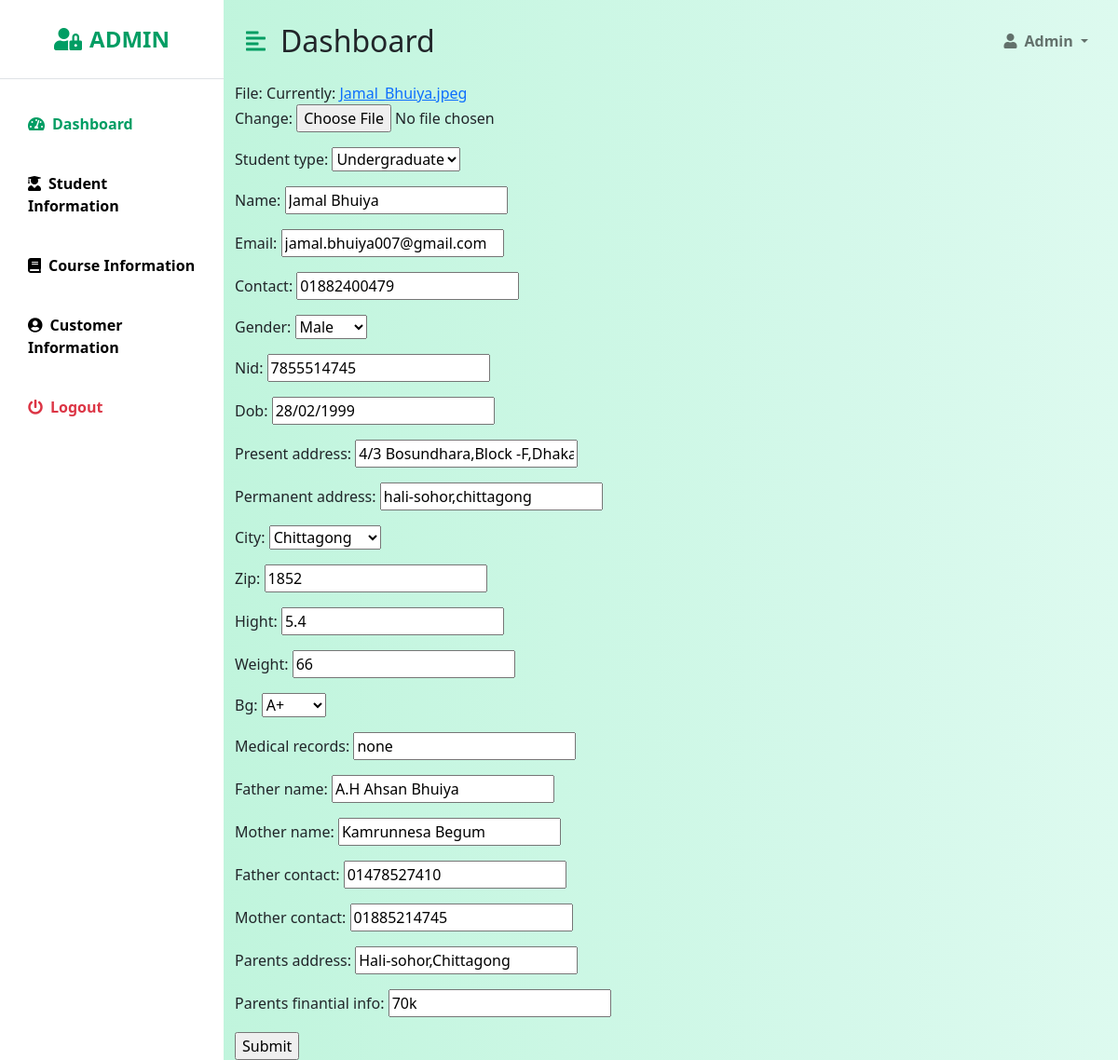
The page /updatestudent/1810001/ on the database its author committed.
### ekyc/models.py (models this page shows, shortened)
class Student(models.Model):
    STUDENT_TYPE = (
        ('Undergraduate', 'Undergraduate'),
        ('Graduate', 'Graduate'),
    )
    GENDER = (
        ('Male', 'Male'),
        ('Female', 'Female'),
        ('Others', 'Others'),
    )
    CITY = (
        ('Dhaka', 'Dhaka'),
        ('Chittagong', 'Chittagong'),
        ('Khulna', 'Khulna'),
        ('Rajshahi', 'Rajshahi'),
        ('Sylhet', 'Sylhet'),
        ('Mymensingh', 'Mymensingh'),
        ('Barisal', 'Barisal'),
        ('Rangpur', 'Rangpur'),
        ('Comilla', 'Comilla'),
        ('Narayanganj', 'Narayanganj'),
        ('Gazipur', 'Gazipur'),
    )
    BG = (
        ('A+', 'A+'),
        ('A-', 'A-'),
        ('B+', 'B+'),
        ('B-', 'B-'),
        ('O+', 'O+'),
        ('O-', 'O-'),
        ('AB+', 'AB+'),
        ('AB-', 'AB-'),
    )
    file = models.FileField(null = True)
    student_type = models.CharField(max_length=50, choices=STUDENT_TYPE, null=True)
    name = models.CharField(max_length=50, null=True)
    email = models.EmailField(null=True)
    contact = models.CharField(max_length=50, null=True)
    gender = models.CharField(max_length=50, choices=GENDER, null=True)
    nid = models.CharField(max_length=50, null=True)
    dob = models.CharField(max_length=50, null=True)
    present_address = models.CharField(max_length=50, null=True)
    permanent_address = models.CharField(max_length=50, null=True)
    city = models.CharField(max_length=50, choices=CITY, null=True)
    zip = models.CharField(max_length=50, null=True)
    hight = models.CharField(max_length=50, null=True)
    weight = models.CharField(max_length=50, null=True)
    bg = models.CharField(max_length=50, null=True, choices=BG)
    medical_records = models.CharField(max_length=50, null=True)
    father_name = models.CharField(max_length=50, null=True)
    mother_name = models.CharField(max_length=50, null=True)
    father_contact = models.CharField(max_length=50, null=True)
    mother_contact = models.CharField(max_length=50, null=True)
    parents_address = models.CharField(max_length=50, null=True)
    parents_finantial_info = models.CharField(max_length=50, null=True)

### ekyc/views.py (the view)
# urls.py: path('updatestudent/<str:pk>/',views.UpdateStudent,name='updatestudent'),
def UpdateStudent(request, pk):
    student = Student.objects.get(id=pk)
    form = StudentForm(instance=student)
    if request.method == 'POST':
        form = StudentForm(request.POST, request.FILES, instance=student)
        if form.is_valid():
            form.save()
            return redirect('viewstudent')
    context = {'form':form}
    return render(request,'add_student.html', context)

### ekyc/forms.py
class StudentForm(ModelForm):
    class Meta:
        model = Student
        fields = '__all__'

### templates/add_student.html (shortened to what this page needs)
{% load static %}
<!DOCTYPE html>
<html lang="en">
<head>
    <link href="https://cdn.jsdelivr.net/npm/bootstrap@5.0.0-beta3/dist/css/bootstrap.min.css" rel="stylesheet" />
    <link rel="stylesheet" href="https://cdnjs.cloudflare.com/ajax/libs/font-awesome/5.15.3/css/all.min.css" />
    <link rel="stylesheet" href="/static/styles.css" />
</head>
<body>
 <div class="d-flex" id="wrapper">
        <div class="bg-white" id="sidebar-wrapper">
            <div class="sidebar-heading text-center py-4 primary-text fs-4 fw-bold text-uppercase border-bottom"><i
                    class="fas fa-user-lock me-2"></i>Admin</div>
            <div class="list-group list-group-flush my-3">
                <a href="{% url 'dashboard' %}" class="list-group-item list-group-item-action bg-transparent second-text active"><i
                        class="fas fa-tachometer-alt me-2"></i>Dashboard</a>
                    <a href="{% url 'viewstudent' %}" class="list-group-item list-group-item-action bg-transparent second-text fw-bold"><i
                        class="fas fa-user-graduate me-2"></i>Student Information</a>
                    <a href="{% url 'viewcourse' %}" class="list-group-item list-group-item-action bg-transparent second-text fw-bold"><i
                        class="fas fa-book me-2"></i>Course Information</a>
                    <a href="{% url 'viewcustomer' %}" class="list-group-item list-group-item-action bg-transparent second-text fw-bold"><i
                        class="fas fa-user-circle me-2"></i>Customer Information</a>
                <a href="{% url 'logout' %}" class="list-group-item list-group-item-action bg-transparent text-danger fw-bold"><i
                        class="fas fa-power-off me-2"></i>Logout</a>
            </div>
        </div>
        <div id="page-content-wrapper">
            <nav class="navbar navbar-expand-lg navbar-light bg-transparent py-4 px-4">
                <div class="d-flex align-items-center">
                    <i class="fas fa-align-left primary-text fs-4 me-3" id="menu-toggle"></i>
                    <h2 class="fs-2 m-0">Dashboard</h2>
                </div>
                <div class="collapse navbar-collapse" id="navbarSupportedContent">
                    <ul class="navbar-nav ms-auto mb-2 mb-lg-0">
                        <li class="nav-item dropdown">
                            <a class="nav-link dropdown-toggle second-text fw-bold" href="#" id="navbarDropdown"
                                role="button" data-bs-toggle="dropdown" aria-expanded="false">
                                <i class="fas fa-user me-2"></i>Admin
                            </a>
                        </li>
                    </ul>
                </div>
            </nav>
            <div class="container">
                <form action="" method = "POST" enctype = "multipart/form-data">
                    {{form.as_p}}
                    <input type="submit" name="Submit">
                </form>
            </div>
        </div>
    </div>
</body>
</html>

### static/styles.css (style rules this page uses)
:root { --main-bg-color: wheat; --main-text-color: #009d63; --second-text-color: black; --second-bg-color: wheat; }
.primary-text { color: var(--main-text-color); }
.second-text { color: var(--second-text-color); }
#wrapper { overflow-x: hidden; background-image: linear-gradient( to right, #baf3d7, #c2f5de, #cbf7e4, #d4f8ea, #ddfaef); }
#sidebar-wrapper { min-height: 100vh; margin-left: -15rem; -webkit-transition: margin 0.25s ease-out; -moz-transition: margin 0.25s ease-out; -o-transition: margin 0.25s ease-out; transition: margin 0.25s ease-out; }
#sidebar-wrapper .sidebar-heading { padding: 0.875rem 1.25rem; font-size: 1.2rem; }
#sidebar-wrapper .list-group { width: 15rem; }
#page-content-wrapper { min-width: 100vw; }
#menu-toggle { cursor: pointer; }
.list-group-item { border: none; padding: 20px 30px; }
.list-group-item.active { background-color: transparent; color: var(--main-text-color); font-weight: bold; border: none; }
@media (min-width: 768px) { #sidebar-wrapper { margin-left: 0; } }
@media (min-width: 768px) { #page-content-wrapper { min-width: 0; width: 100%; } }

### rows shown on the page
Student: student_type "Undergraduate", name "Jamal Bhuiya", email "jamal.bhuiya007@gmail.com", contact "01882400479", gender "Male", nid "7855514745", dob "28/02/1999", present_address "4/3 Bosundhara,Block -F,Dhaka", permanent_address "hali-sohor,chittagong", city "Chittagong", zip "1852", hight "5.4", weight "66", bg "A+", medical_records "none", father_name "A.H Ahsan Bhuiya", mother_name "Kamrunnesa Begum", father_contact "01478527410", mother_contact "01885214745", parents_address "Hali-sohor,Chittagong", parents_finantial_info "70k"
